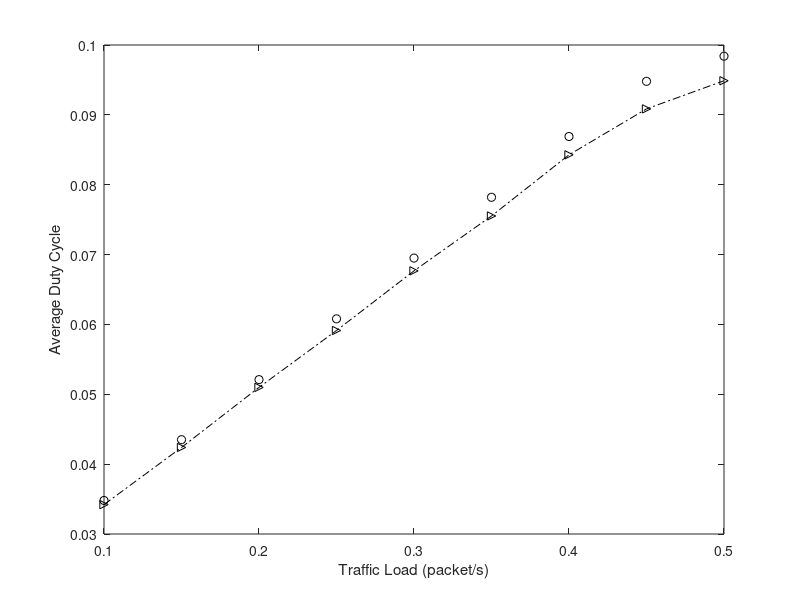

Write the MATLAB code that produced this figure. (Note: this script raises an error after producing the figure.)
% Plot duty cycle: analysis vs. simulation
% \xi = 14, traffic load: 0.1:0.05:0.5
% PRI-basic, PRI-ASM (adaptive schedule maintaince)
analysis=[0.0348	0.0435	0.0521	0.0608	0.0695	0.0782	0.0869	0.0948	0.0984];
simulation=[0.034209177	0.042389621	0.050986435	0.059132803	0.067668193	0.075527273	0.084277868	0.090856199	0.094882099];

figure;
hold off;
arrival_rate=0.1:0.05:0.5;
plot(arrival_rate,analysis,'ko');
hold on;
plot(arrival_rate,simulation,'k>-.');

% set(gca,'XTick',0.05:0.05:0.5);
% set(gca,'XTickLabel',0.05:0.05:0.5);
%set(gca,'Xdir','reverse')
axis([0.1 0.5 0.03 0.1]);
xlabel('Traffic Load (packet/s)');
ylabel('Average Duty Cycle');
legend('model','simulation',4);
% grid on;